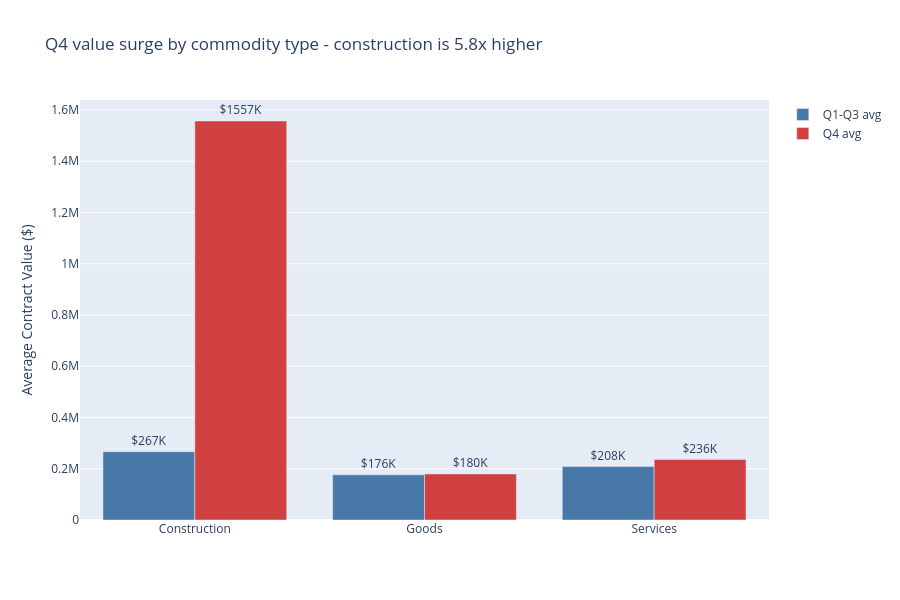

Here is the notebook cell this chart was saved with:
### Code cell
# Q4 value surge by commodity type - grouped bar
comm_q4 = con.sql("""
    SELECT CASE commodity_type WHEN 'S' THEN 'Services' WHEN 'G' THEN 'Goods' WHEN 'C' THEN 'Construction' END AS commodity,
        ROUND(AVG(CASE WHEN quarter='Q4' THEN val END), 0) AS q4_avg,
        ROUND(AVG(CASE WHEN quarter!='Q4' THEN val END), 0) AS other_avg
    FROM analysis WHERE instrument_type = 'C' AND reporting_period >= '2019-2020' AND commodity_type IS NOT NULL
    GROUP BY commodity_type ORDER BY commodity_type
""").pl().to_pandas()

fig = go.Figure()
fig.add_trace(go.Bar(name='Q1-Q3 avg', x=comm_q4['commodity'], y=comm_q4['other_avg'], marker_color='#4878A8',
    text=[f'${v/1000:.0f}K' for v in comm_q4['other_avg']], textposition='outside', cliponaxis=False))
fig.add_trace(go.Bar(name='Q4 avg', x=comm_q4['commodity'], y=comm_q4['q4_avg'], marker_color='#D04040',
    text=[f'${v/1000:.0f}K' for v in comm_q4['q4_avg']], textposition='outside', cliponaxis=False))
fig.update_layout(barmode='group', title="Q4 value surge by commodity type - construction is 5.8x higher",
    yaxis_title="Average Contract Value ($)", height=600)
fig.show()

### Figure 1 — Plotly figure (JSON) as saved in the notebook; plotly's stock layout.template omitted (floating-point values rounded to 4 significant figures)
{"data": [{"cliponaxis": false, "marker": {"color": "#4878A8"}, "name": "Q1-Q3 avg", "text": ["$267K", "$176K", "$208K"], "textposition": "outside", "type": "bar", "x": ["Construction", "Goods", "Services"], "y": [266700.0, 176200.0, 208400.0]}, {"cliponaxis": false, "marker": {"color": "#D04040"}, "name": "Q4 avg", "text": ["$1557K", "$180K", "$236K"], "textposition": "outside", "type": "bar", "x": ["Construction", "Goods", "Services"], "y": [1557000.0, 179600.0, 235900.0]}], "layout": {"barmode": "group", "height": 600, "title": {"text": "Q4 value surge by commodity type - construction is 5.8x higher"}, "yaxis": {"title": {"text": "Average Contract Value ($)"}}}}
